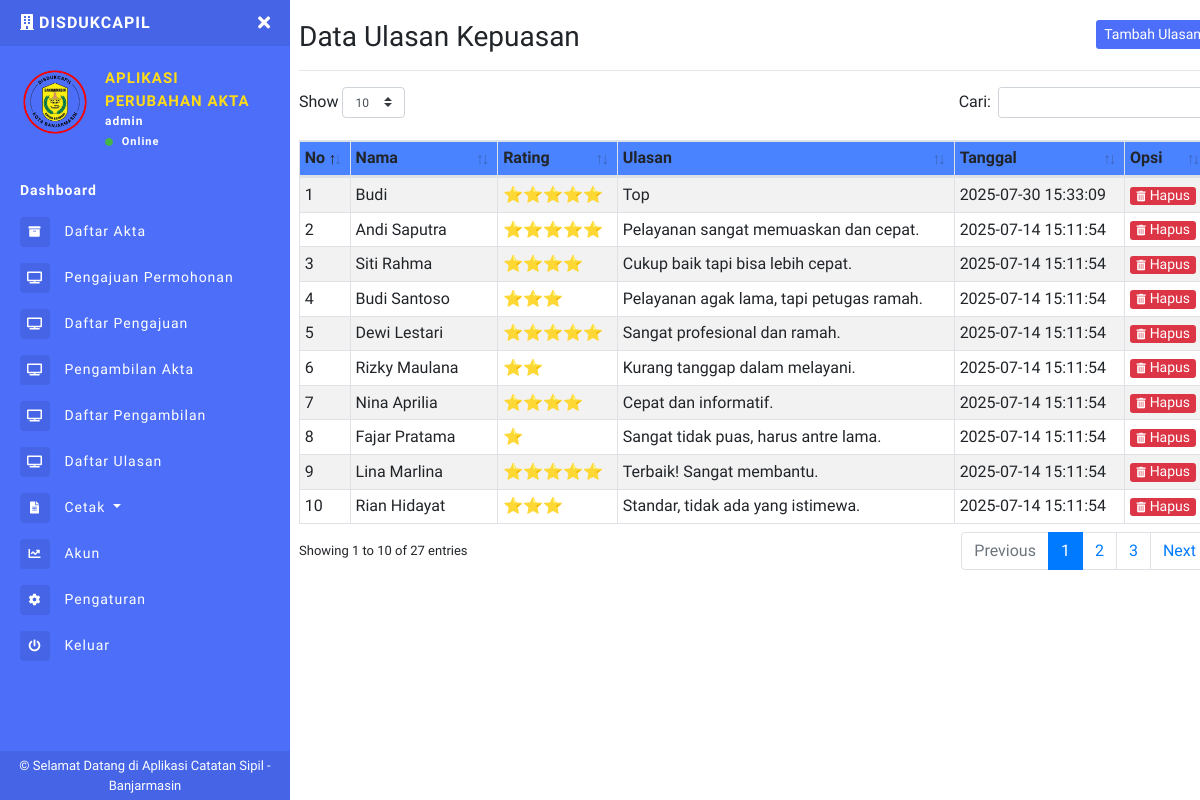
Screenshot of /kepuasan.php (signed in) with the database file from the repository.
### tables this page shows
CREATE TABLE `users` (
  `id_user` int(11) NOT NULL,
  `nik` varchar(16) NOT NULL,
  `no_kk` varchar(16) NOT NULL,
  `nama_lengkap` varchar(100) NOT NULL,
  `jk` enum('L','P') NOT NULL,
  `tempat_lahir` varchar(50) DEFAULT NULL,
  `tanggal_lahir` date DEFAULT NULL,
  `alamat` text DEFAULT NULL,
  `no_wa` varchar(15) DEFAULT NULL,
  `email` varchar(100) DEFAULT NULL,
  `password` varchar(255) NOT NULL,
  `role` varchar(255) NOT NULL,
  `logo` varchar(255) NOT NULL
);

CREATE TABLE `kepuasan_pelayanan` (
  `id_kp` int(11) NOT NULL,
  `nama_masyarakat` varchar(255) NOT NULL,
  `rating` int(255) NOT NULL,
  `ulasan` text NOT NULL,
  `tanggal` timestamp NOT NULL DEFAULT current_timestamp()
);

### kepuasan.php (the view, shortened to what this page needs)
<?php include 'sidebar.php'; ?>
<h1 class="h3 mb-0">
    Data Ulasan Kepuasan
    <button class="btn btn-primary btn-sm border-0 float-right" type="button" data-toggle="modal" data-target="#kepuasanModal">Tambah Ulasan</button>
</h1>
<hr>
<table class="table table-striped table-sm table-bordered dt-responsive nowrap" id="table" width="100%">
    <thead style="background-color: #4a83ffff;">
        <tr>
            <th>No</th>
            <th>Nama</th>
            <th>Rating</th>
            <th>Ulasan</th>
            <th>Tanggal</th>
            <th>Opsi</th>
        </tr>
    </thead>
    <tbody>
        <?php
        $no = 1;
        $data = mysqli_query($conn, "SELECT * FROM kepuasan_pelayanan ORDER BY tanggal DESC");
        while ($d = mysqli_fetch_array($data)) {
        ?>
            <tr>
                <td><?= $no++; ?></td>
                <td><?= htmlspecialchars($d['nama_masyarakat']) ?></td>
                <td><?= str_repeat('⭐', $d['rating']); ?></td>
                <td><?= htmlspecialchars($d['ulasan']) ?></td>
                <td><?= $d['tanggal'] ?></td>
                <td>
                    <a class="btn btn-danger btn-xs" href="?hapus=<?= $d['id_kp']; ?>" onclick="return confirm('Yakin ingin menghapus?')">
                        <i class="fas fa-trash-alt fa-xs mr-1"></i>Hapus
                    </a>
                </td>
            </tr>
        <?php } ?>
    </tbody>
</table>
<?php include 'footer.php'; ?>

### sidebar.php (shortened to what this page needs)
<?php
include "config.php";
$uid = $_SESSION['id_user'];
$DataLogin = mysqli_fetch_array(mysqli_query($conn, "SELECT * FROM users WHERE id_user='$uid'"));
$role = $DataLogin['role'];
$logo = $DataLogin['logo'];
$data_level = $_SESSION["role"];
?>
<!DOCTYPE html>
<html>
<head>
  <link rel="stylesheet" href="https://maxcdn.bootstrapcdn.com/bootstrap/4.0.0/css/bootstrap.min.css">
  <link href="assets/css/style.css" rel="stylesheet">
  <link href="https://use.fontawesome.com/releases/v5.0.6/css/all.css" rel="stylesheet">
  <link href="assets/vendor/datatables/dataTables.bootstrap4.min.css" rel="stylesheet">
  <link href="assets/vendor/datatables/responsive.bootstrap4.min.css" rel="stylesheet">
</head>
<body>
  <div class="page-wrapper chiller-theme toggled">
    <nav id="sidebar" class="sidebar-wrapper" style="width: 290px">
      <div class="sidebar-content">
        <div class="sidebar-brand">
          <a href="dashboard.php"><i class="fas fa-building mr-1"></i><?php echo $toko ?>DISDUKCAPIL</a>
          <div id="close-sidebar">
            <i class="fas fa-times"></i>
          </div>
        </div>
        <div class="sidebar-header">
          <div class="user-pic" style="height:70px;width:70px;">
            <img class="img-responsive img-rounded" src="assets/images/<?php echo $logo ?>"
              alt="User picture">
          </div>
          <div class="user-info">
            <span class="user-name">APLIKASI
            </span>
            <span class="user-name">PERUBAHAN AKTA
            </span>
            <span class="user-role"><?php echo $role ?></span>
            <span class="user-status">
              <i class="fa fa-circle"></i>
              <span>Online</span>
            </span>
          </div>
        </div>
        <?php
        if ($data_level == "admin") {
        ?>
          <div class="sidebar-menu">
            <ul>
              <li class="header-menu">
                <a href="dashboard.php">
                  <b>Dashboard</b>
                </a>
              </li>
              <li>
                <a href="akta.php">
                  <i class="fas fa-archive"></i>
                  <span>Daftar Akta</span>
                </a>
              </li>
              <li>
                <a href="pengajuan_akta.php">
                  <i class="fas fa-tv"></i>
                  <span>Pengajuan Permohonan</span>
                </a>
              </li>
              <li>
                <a href="r_pengajuan.php">
                  <i class="fas fa-tv"></i>
                  <span>Daftar Pengajuan</span>
                </a>
              </li>
              <li>
                <a href="pengambilan_akta.php">
                  <i class="fas fa-tv"></i>
                  <span>Pengambilan Akta</span>
                </a>
              </li>
              <li>
                <a href="r_pengambilan.php">
                  <i class="fas fa-tv"></i>
                  <span>Daftar Pengambilan</span>
                </a>
              </li>
              <li>
                <a href="kepuasan.php">
                  <i class="fas fa-tv"></i>
                  <span>Daftar Ulasan</span>
                </a>
              </li>
              <li>
                <a href="#reportsDropdown" data-toggle="collapse" aria-expanded="false" class="dropdown-toggle">
                  <i class="fas fa-file-alt"></i>
                  <span>Cetak</span>
                </a>
              </li>
              <li>
                <a href="akuns.php">
                  <i class="fa fa-chart-line"></i>
                  <span>Akun</span>
                </a>
              </li>
              <li>
                <a href="pengaturan.php">
                  <i class="fa fa-cog"></i>
                  <span>Pengaturan</span>
                </a>
              </li>
              <li>
                <a href="#Exit" data-toggle="modal">
                  <i class="fa fa-power-off"></i>
                  <span>Keluar</span>
                </a>
              </li>
            </ul>
          </div>
        <?php
        }
        ?>
      </div>
      <div class="sidebar-footer" style="background-color :#4565e6;">
        © Selamat Datang di Aplikasi Catatan Sipil - Banjarmasin
      </div>
    </nav>
    <main class="page-content ml-4">
      <div class="container-fluid">
        <div class="d-block d-sm-block d-md-none d-lg-none py-2"></div>

### rows the page displays
users: logo (picture), role "admin"
kepuasan_pelayanan: nama_masyarakat "Budi", rating "⭐⭐⭐⭐⭐", ulasan "Top", tanggal "2025-07-30 15:33:09"
kepuasan_pelayanan: nama_masyarakat "Andi Saputra", rating "⭐⭐⭐⭐⭐", ulasan "Pelayanan sangat memuaskan dan cepat.", tanggal "2025-07-14 15:11:54"
kepuasan_pelayanan: nama_masyarakat "Siti Rahma", rating "⭐⭐⭐⭐", ulasan "Cukup baik tapi bisa lebih cepat.", tanggal "2025-07-14 15:11:54"
kepuasan_pelayanan: nama_masyarakat "Budi Santoso", rating "⭐⭐⭐", ulasan "Pelayanan agak lama, tapi petugas ramah.", tanggal "2025-07-14 15:11:54"
kepuasan_pelayanan: nama_masyarakat "Dewi Lestari", rating "⭐⭐⭐⭐⭐", ulasan "Sangat profesional dan ramah.", tanggal "2025-07-14 15:11:54"
kepuasan_pelayanan: nama_masyarakat "Rizky Maulana", rating "⭐⭐", ulasan "Kurang tanggap dalam melayani.", tanggal "2025-07-14 15:11:54"
kepuasan_pelayanan: nama_masyarakat "Nina Aprilia", rating "⭐⭐⭐⭐", ulasan "Cepat dan informatif.", tanggal "2025-07-14 15:11:54"
kepuasan_pelayanan: nama_masyarakat "Fajar Pratama", rating "⭐", ulasan "Sangat tidak puas, harus antre lama.", tanggal "2025-07-14 15:11:54"
kepuasan_pelayanan: nama_masyarakat "Lina Marlina", rating "⭐⭐⭐⭐⭐", ulasan "Terbaik! Sangat membantu.", tanggal "2025-07-14 15:11:54"
kepuasan_pelayanan: nama_masyarakat "Rian Hidayat", rating "⭐⭐⭐", ulasan "Standar, tidak ada yang istimewa.", tanggal "2025-07-14 15:11:54"
